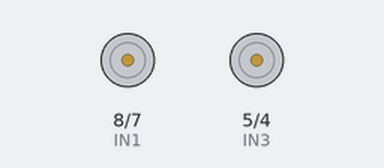
Recording of a sketch running on a simulated Arduino Uno, built with avr-gcc and run on an emulated ATmega328P. Parts: motor-driver pin pairs drawn as motors (green arrow = first pin HIGH = forward, orange = second pin HIGH = backward, longer = more drive, scaled by the enable pin). What the sketch prints to the serial monitor is not drawn.

Above: at 3.1 s.
At 7.6 s:
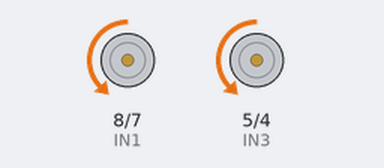
At 12.1 s:
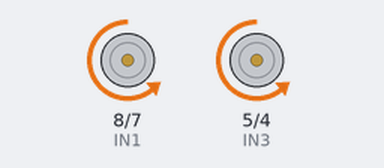
At 21.1 s:
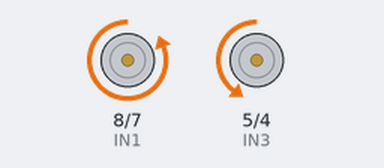
Timing chart, 0 to 22.6 s (numbered marks = the images above):
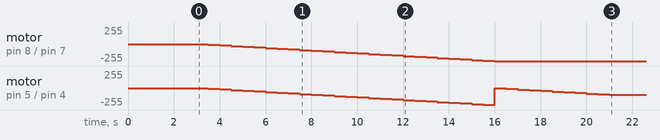

The sketch:

CARROO.ino
```cpp
int ENA = 9;
int IN1 = 8;
int IN2 = 7;
int IN3 = 5;
int IN4 = 4;
int ENB = 3;
int vel=0;
int tiempo = 500;
void setup() {

    pinMode(ENA, OUTPUT);
    pinMode(IN1, OUTPUT);
    pinMode(IN2, OUTPUT);
    pinMode(IN3, OUTPUT);
    pinMode(IN4, OUTPUT);
    pinMode(ENB, OUTPUT);

    Serial.begin(9600);
    Serial.println("Prueba de velocidad y aceleracion");
    delay(3000);


}
void loop(){
  digitalWrite(IN1, LOW);
  digitalWrite(IN2, HIGH);
  digitalWrite(IN3, LOW);
  digitalWrite(IN4, HIGH);
  analogWrite(ENA, vel);
  analogWrite(ENB, vel);
  vel = vel+10;
  if (vel>355)
      vel=355;
    delay(tiempo);

Serial.println("Velocidad: "+ vel);
}
```

Measured:
- by itself, motor on pin 8 (IN1) / pin 7 (IN2): moves from stopped to backward 255/255 over 12.5 s
- by itself, motor on pin 5 (IN3) / pin 4 (IN4): stopped → backward 10/255 at 3.5 s, → backward 20/255 0.50 s later, → backward 30/255 0.50 s later, → backward 40/255 0.50 s later, … (36 changes in this stretch)
